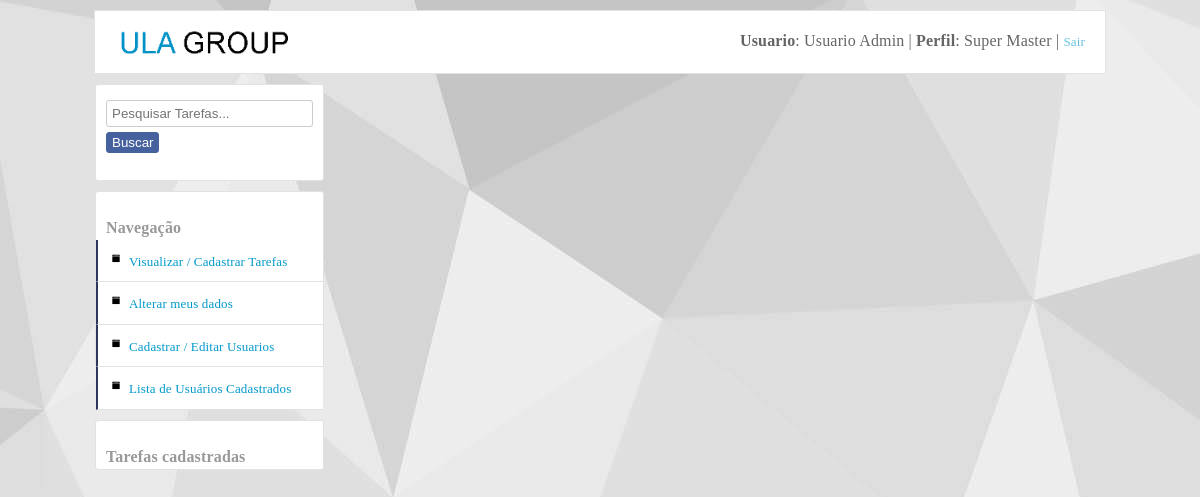
The app's page /dashboard.php?tarefasCadaUsuario&id=13 (signed in), older data.
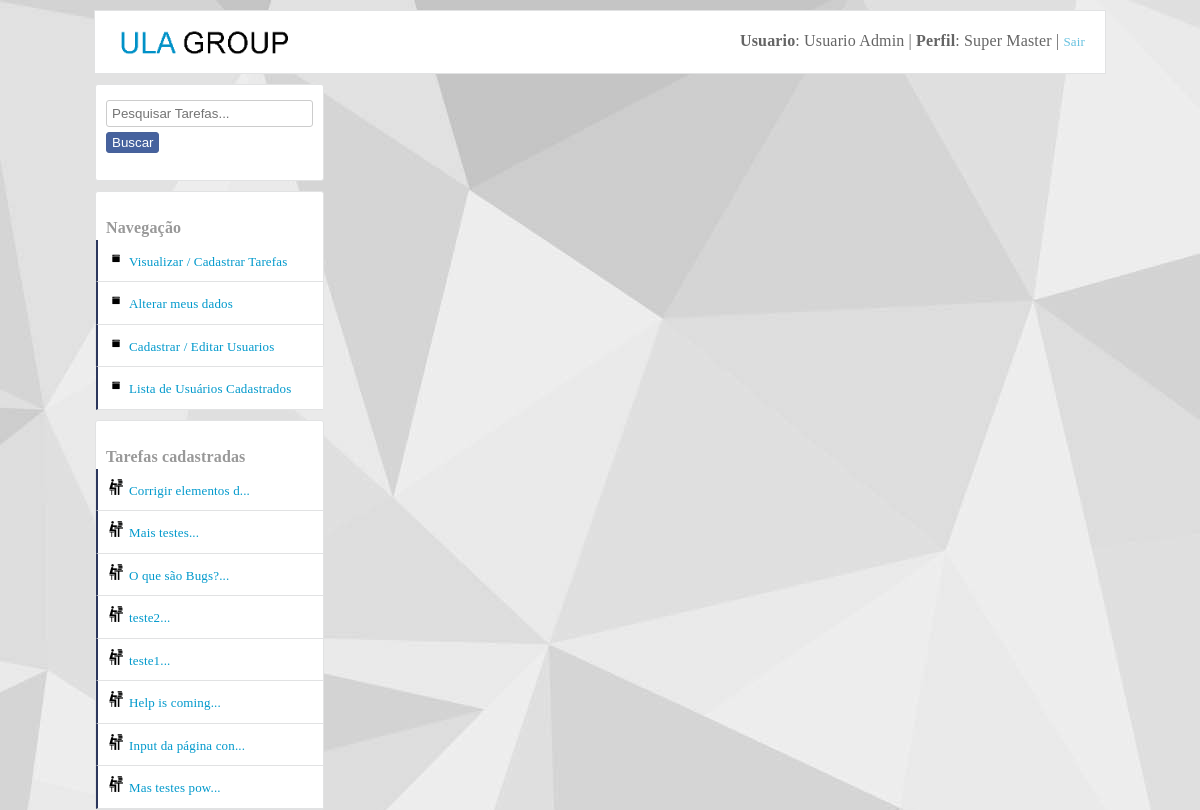
The same page, newer data.
### tables this page shows
CREATE TABLE IF NOT EXISTS `tarefas` (
  `id` int(11) NOT NULL AUTO_INCREMENT,
  `titulo` varchar(50) NOT NULL,
  `texto` text NOT NULL,
  `vinculoUsuario` int(11) NOT NULL,
  `dataCadastro` varchar(10) NOT NULL,
  `situacao` int(11) DEFAULT NULL,
  `dataAcao` varchar(10) DEFAULT NULL,
  `criadorDaTarefa` int(11) NOT NULL,
  PRIMARY KEY (`id`),
  KEY `fk_criador_da_tarefa` (`criadorDaTarefa`),
  KEY `fk_quem_vai_fazer_a_tarefa` (`vinculoUsuario`)
);

### Container.class.php (called while the page is built, shortened)
<?php
class Container
{
	public static function getUsuario()
	{
		$usuario = new UsuarioModel(self::getConexao());
		return $usuario;
	}
	public static function getConexao()
	{
		$servidor = "false";
		if ($servidor == "true")
		{
			$conexao = new Conexao("mysql.hostinger.com.br","u592982482_ney","u592982482_ney","32402709ney");
		}
		else
		{
			$conexao = new Conexao("localhost","tarefas","root","");
		}
	    return $conexao;
	}
}

### db/Conexao.class.php (called while the page is built, shortened)
<?php
class Conexao implements ConexaoInterface
{
	private $host;
	private $db;
	private $user;
	private $password;
	public function __construct($host, $db, $user, $password)
	{
		$this->host = $host;
		$this->db = $db;
		$this->user = $user;
		$this->password = $password;
	}
	public function connect()
	{
		return new \PDO("mysql:host={$this->host};dbname={$this->db}",$this->user,$this->password);
	}
}

### models/UsuarioModel.class.php (called while the page is built, shortened)
<?php
class UsuarioModel
{
	private $db;
	public function __construct(ConexaoInterface $conexao)
	{
		$this->db = $conexao->connect();
	}
	public function colecaoUsuarioTarefas()
	{
		$query = $this->db->prepare("select usuarios.id as idUsuario, tarefas.id as idTarefas,
        nome, login, perfil, usuarios.dataCadastro as usuarioDataDoCadastro,
        titulo, texto, tarefas.dataCadastro as tarefasDataDoCadastro,
        situacao, dataAcao, criadorDaTarefa, vinculoUsuario
        from usuarios join tarefas on tarefas.criadorDaTarefa =
        usuarios.id order by tarefas.id desc");
        $query->execute();
		return $query->fetchAll(PDO::FETCH_OBJ);
	}
}

### utilidades/functions.php (called while the page is built, shortened)
<?php
function DelimitarPorTamnho($entrada,$tamanho,$acabamento)
{
	$saida = str_split($entrada,$tamanho);
    return $saida[0].$acabamento;
}

### layout_parts/area_left.php (the view, shortened to what this page needs)
<div id="main-area-left">
<section class="left">
<div class="div_oculta_left">
<form method="get" action="dashboard.php">
	<input type="search" name="input_pesquisa" id="input_pesquisa" placeholder="Pesquisar Tarefas...">
	<button type="submit" class="button-postar">Buscar</button>
</form>
</div>
</section>
<section class="left">
<br>
<b>Navegação</b>
<ul id="menu-left" class="cadastrar-usuario">
	<li><a href="dashboard.php">Visualizar / Cadastrar Tarefas</a></li>
	<li><a href="alterar_meus_dados.php?alterarMeusDados">Alterar meus dados</a></li>
	<?php if ($_SESSION["perfil"] == "1"): ?>
	<li><a href="cadastrar_usuarios.php">Cadastrar / Editar Usuarios</a></li>
	<?php endif; ?>
</ul>
</section>
<ul id="menu-left" class="cadastrar-usuario">
<li><a href="#" class="show_menu_usuarios_cadastrados">Lista de Usuários Cadastrados</a></li>
</ul>
<section class="left">
<br>
<b>Tarefas cadastradas</b>
<ul id="menu-left" class="cadastrar-usuario">
	<?php foreach($usuario->colecaoUsuarioTarefas() as $listar):?>
	  <li><a class="link-arquivos" href="visualizar_tarefa_completa.php?textoCompleto&id=<?php echo $listar->idTarefas; ?>" title="<?php echo $listar->titulo . ": (" . $listar->tarefasDataDoCadastro ." )"; ?>"><?php echo DelimitarPorTamnho($listar->titulo, 20, "..."); ?></a></li>
    <?php endforeach; ?>
</ul>
</section>
</div>

Row changes from the older to the newer data that the page shows:
added tarefas: titulo "Corrigir elementos d..."
added tarefas: titulo "Mais testes..."
added tarefas: titulo "O que são Bugs?..."
added tarefas: titulo "teste2..."
added tarefas: titulo "teste1..."
added tarefas: titulo "Help is coming..."
added tarefas: titulo "Input da página con..."
added tarefas: titulo "Mas testes pow..."
